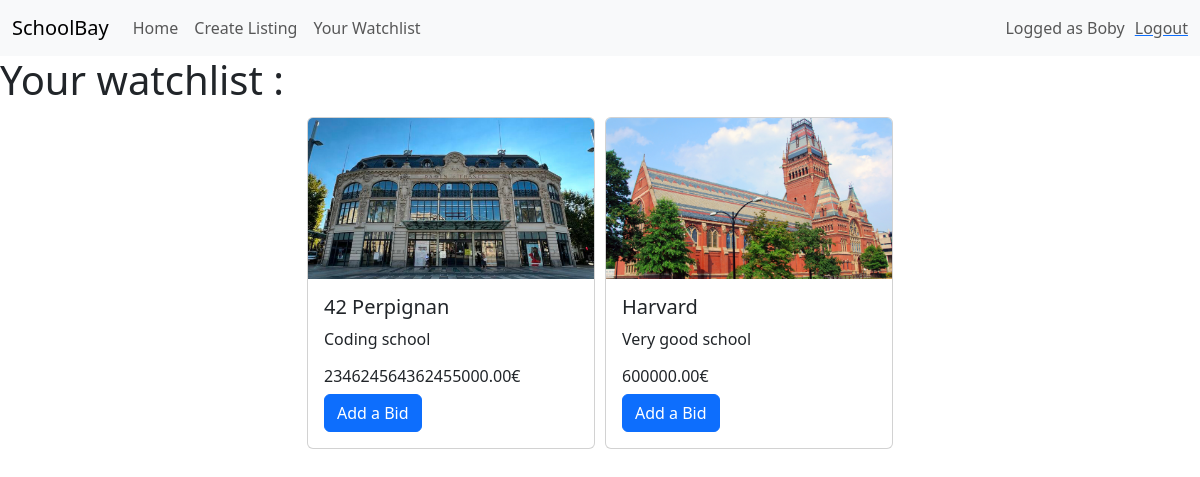
The app's page /watchlist/ (signed in) with its own data.
### market/models.py (models this page shows)
class   Watchlist(models.Model):
    user = models.ForeignKey(User, on_delete=models.CASCADE)
    listing = models.ForeignKey(Listing, on_delete=models.CASCADE)
    creation_date = models.DateTimeField(auto_now_add=True)

class   Listing(models.Model):
    user = models.ForeignKey(User, on_delete=models.CASCADE)
    title = models.CharField(max_length=64)
    description = models.CharField(max_length=2048)
    starting_price = models.DecimalField(max_digits=24, decimal_places=2)
    current_price = models.DecimalField(max_digits=24, decimal_places=2, default=0)
    picture = models.ImageField(upload_to='listings/', null=True, blank=True)
    level = models.CharField(max_length=4)
    closed = models.BooleanField(default=False)
    creation_date = models.DateTimeField(auto_now_add=True)

### market/views.py (the view)
# urls.py: path('watchlist/', views.watchlist, name='watchlist'),
def watchlist(request):
    if not request.user.is_authenticated:
        messages.warning(request, 'You must be logged in to access your watchlist.')
        return HttpResponseRedirect(reverse("login"))
    watchlist_items = Watchlist.objects.filter(user=request.user).select_related('listing')
    return render(request, 'market/watchlist.html', {
        'title' : 'Watchlist - SchoolBay',
        'watchlist_items' : watchlist_items
    })

### market/templates/market/watchlist.html (shortened to what this page needs)
{% extends "market/marketTemplate.html" %}
{% block body %}
<h1>Your watchlist :</h1>
{% if watchlist_items %}
    <div class="d-flex flex-wrap justify-content-center">
    {% for list in watchlist_items %}
        <div class="card" onclick="location.href='/listing/{{ list.listing.id }}/';" style="margin: 5px; width: 18rem; cursor: pointer;">
            <div class="img-container">
            {% if list.listing.picture %}
                <img src="{{ list.listing.picture.url }}" class="card-img-top" alt="...">
            {% else %}
                <img src="/media/listings/placeholder.webp" class="card-img-top" alt="...">
            {% endif %}
            </div>
            <div class="card-body">
            <h5 class="card-title">{{ list.listing.title }}</h5>
            <p class="card-text">{{ list.listing.description }}</p>
            <h6 class="card-title">{{ list.listing.current_price }}€</h6>
            <a href="/listing/{{ list.listing.id }}/bid/" class="btn btn-primary">Add a Bid</a>
            </div>
        </div>
    {% endfor %}
    </div>
{% else %}
<h3>No items</h3>
{% endif %}
{% endblock %}

### market/templates/market/marketTemplate.html (shortened to what this page needs)
<!DOCTYPE html>
<html lang="en">
<head>
    <link href="https://cdn.jsdelivr.net/npm/bootstrap@5.3.3/dist/css/bootstrap.min.css" rel="stylesheet">
</head>
<body>
    <header>
        <nav class="navbar navbar-expand-lg bg-body-tertiary">
            <div class="container-fluid">
              <a class="navbar-brand" href="{% url 'index' %}">SchoolBay</a>
              <div class="collapse navbar-collapse" id="navbarText">
                <ul class="navbar-nav me-auto mb-2 mb-lg-0">
                  <li class="nav-item">
                    <a class="nav-link" aria-current="page" href="{% url 'index' %}">Home</a>
                  </li>
                  <li class="nav-item">
                    <a class="nav-link" href="{% url 'addListing' %}">Create Listing</a>
                  </li>
                  <li class="nav-item">
                    <a class="nav-link" href="{% url 'watchlist' %}">Your Watchlist</a>
                  </li>
                </ul>
                {% if user.is_authenticated %}
                <span class="navbar-text">
                  Logged as {{ user.username }}
                </span>
                <a href="{% url 'logout' %}">
                    <span class="navbar-text" style="padding-left:10px;">
                        Logout
                      </span>
                </a>
                {% endif %}
              </div>
            </div>
          </nav>
    </header>
    <main>
        {% block body %}
        {% endblock %}
    </main>
</body>
</html>

### market/templates/market/watchlist.html (style rules this page uses)
.img-container { position: relative; width: 100%; padding-top: 56.25%; overflow: hidden; }
.img-container img { position: absolute; top: 0; left: 0; width: 100%; height: 100%; object-fit: cover; }

### records on screen
Watchlist: listing.picture (picture), listing "42 Perpignan", listing.description "Coding school", listing.current_price "234624564362455000.00"
Watchlist: listing.picture (picture), listing "Harvard", listing.description "Very good school", listing.current_price "600000.00"

### other values on screen
{{ user.username }} "Boby"
